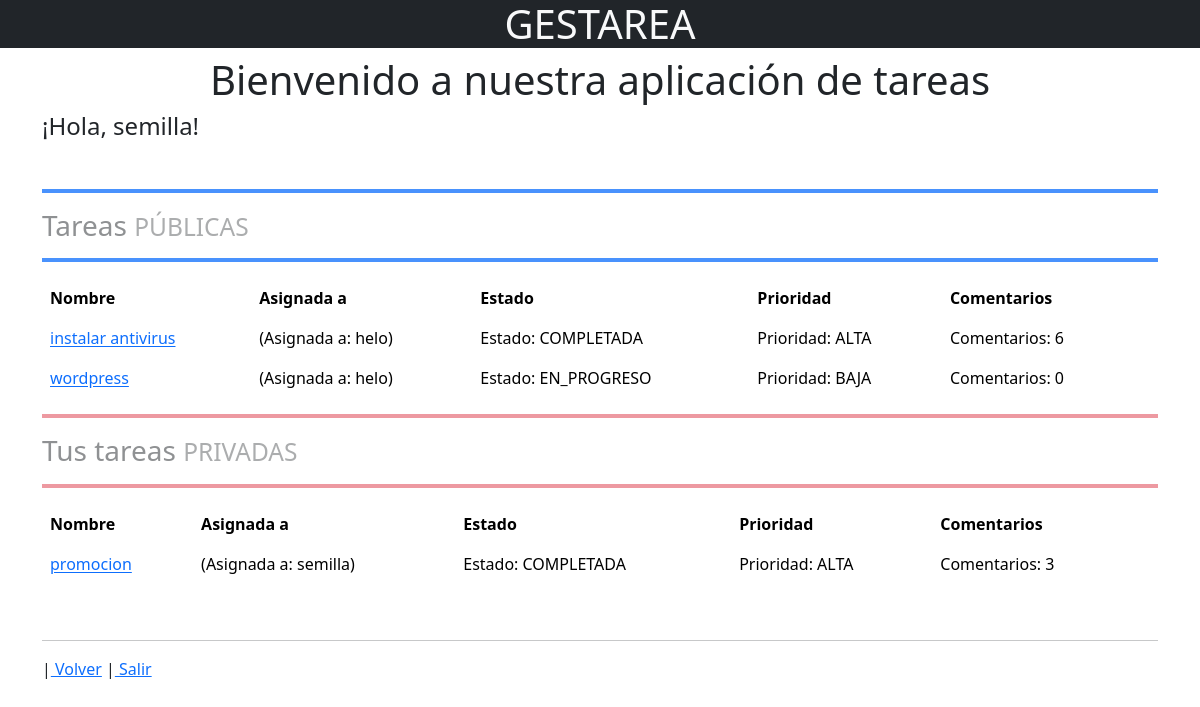
Screenshot of / (signed in) with the database file from the repository.
### tareas/models.py (models this page shows, shortened)
class Tarea(models.Model):
    OPCIONES_ESTADO = (
        ('PENDIENTE', 'Pendiente'),
        ('EN_PROGRESO', 'En Progreso'),
        ('COMPLETADA', 'Completada'),
    )
    OPCIONES_PRIORIDAD = (
        ('BAJA', 'Baja'),
        ('MEDIA', 'Media'),
        ('ALTA', 'Alta'),
    )
    nombre = models.CharField(max_length=200)
    descripcion = models.TextField()
    fecha_vencimiento = models.DateTimeField()
    estado = models.CharField(max_length=12, choices=OPCIONES_ESTADO, default='PENDIENTE')
    prioridad = models.CharField(max_length=6, choices=OPCIONES_PRIORIDAD, default='MEDIA')
    categoria = models.ForeignKey(Categoria, on_delete=models.CASCADE)
    asignada_a = models.ForeignKey(User, on_delete=models.CASCADE, related_name='tareas_asignadas')
    es_publica = models.BooleanField(default=False)
    def comentarios_publicos(self):
        return self.comentario_set.filter(visibilidad='PUBLICO').count()

### tareas/views.py (the view)
# urls.py: path('', views.inicio, name='inicio'),
def inicio(request):
    if not request.user.is_authenticated:
        return redirect('inicio_sesion')
    if request.user.is_superuser:
        categorias = Categoria.objects.all()
        tareas = Tarea.objects.all().count()
        tareas_pendientes = Tarea.objects.filter(estado='PENDIENTE')
        tareas_en_progreso = Tarea.objects.filter(estado='EN_PROGRESO')
        tareas_completadas = Tarea.objects.filter(estado='COMPLETADA')
        tareas_pendientes_tot = Tarea.objects.filter(estado='PENDIENTE').count()
        tareas_en_progreso_tot = Tarea.objects.filter(estado='EN_PROGRESO').count()
        tareas_completadas_tot = Tarea.objects.filter(estado='COMPLETADA').count()
        usuarios = User.objects.all()
        context = {
        'categorias': categorias,
        'tareas_tot': tareas,
		'tareas_pendientes': tareas_pendientes,
        'tareas_en_progreso': tareas_en_progreso,
        'tareas_completadas': tareas_completadas,
        'tareas_pendientes_tot': tareas_pendientes_tot,
        'tareas_en_progreso_tot': tareas_en_progreso_tot,
        'tareas_completadas_tot': tareas_completadas_tot,
		'usuarios': usuarios
        }
        return render(request, 'inicio.html', context)
    else:
        usuario_actual = User.objects.get(username=request.user.username)
        tareas_publicas = [(tarea, CambioTareaForm(initial={'estado': tarea.estado})) for tarea in Tarea.objects.filter(es_publica=True)]
        tareas_privadas = [(tarea, CambioTareaForm(initial={'estado': tarea.estado})) for tarea in Tarea.objects.filter(es_publica=False, asignada_a=usuario_actual)]
        context = {
        'tareas_publicas': tareas_publicas,
        'tareas_privadas': tareas_privadas,
        }
        return render(request, 'tareas/inicio.html', context)

### tareas/templates/tareas/inicio.html (shortened to what this page needs)
{% extends "base_generic.html" %}
{% block content %}
<center><h1>Bienvenido a nuestra aplicación de tareas</h1></center>
{% if user.is_authenticated %}
    <h4>¡Hola, {{ user.username }}!</h4>
	<br>
	<hr class="border border-primary border-2 opacity-75">
	<h3 class="opacity-50">
	  Tareas
	  <small class="text-body-secondary">PÚBLICAS</small>
	</h3>
	<hr class="border border-primary border-2 opacity-75">
	<table class="table table-borderless">
		  <thead>
			<td><strong>Nombre<strong></td>
			<td><strong>Asignada a<strong></td>
			<td><strong>Estado<strong></td>
			<td><strong>Prioridad<strong></td>
			<td><strong>Comentarios<strong></td>
		  </thead>
			<tbody>
	{% for tarea, form in tareas_publicas %}
		<tr>
			<td>
			<a class="link-offset-1"  href="#" data-bs-toggle="modal" data-bs-target="#detalleTareaModal{{tarea.id}}">{{ tarea.nombre }} </a>
			</td>
			<td>
			(Asignada a: {{ tarea.asignada_a.username }})
			</td>
			<td>
			<span>Estado: </span>{{ tarea.estado }}
			</td>
			<td>
			<span>Prioridad: </span>{{ tarea.prioridad }}
			</td>
			<td>
			<span>Comentarios: </span>{{ tarea.comentarios_publicos }}
			</td>
			<td>
		</tr>
	{% endfor %}
	</table>
	<hr class="border border-danger border-2 opacity-50">
	<h3 class="opacity-50">
	  Tus tareas
	  <small class="text-body-secondary">PRIVADAS</small>
	</h3>
	<hr class="border border-danger border-2 opacity-50">
	<table class="table table-borderless">
		  <thead>
			<td><strong>Nombre<strong></td>
			<td><strong>Asignada a<strong></td>
			<td><strong>Estado<strong></td>
			<td><strong>Prioridad<strong></td>
			<td><strong>Comentarios<strong></td>
		  </thead>
			<tbody>
	{% for tarea, form in tareas_privadas %}
		<tr>
			<td>
			<a class="link-offset-1"  href="#" data-bs-toggle="modal" data-bs-target="#detalleTareaModal{{tarea.id}}">{{ tarea.nombre }} </a>
			</td>
			<td>
			(Asignada a: {{ tarea.asignada_a.username }})
			</td>
			<td>
			<span>Estado: </span>{{ tarea.estado }}
			</td>
			<td>
			<span>Prioridad: </span>{{ tarea.prioridad }}
			</td>
			<td>
			<span>Comentarios: </span>{{ tarea.comentario_set.all.count }}
			</td>
			<td>
		</tr>
	{% endfor %}
	</table>
{% else %}
	{% load static %}
{% endif %}
{% endblock %}

### rows the page displays
Tarea: nombre "instalar antivirus", asignada_a.username "helo", estado "COMPLETADA", prioridad "ALTA", comentarios_publicos "6"
Tarea: nombre "wordpress", asignada_a.username "helo", estado "EN_PROGRESO", prioridad "BAJA", comentarios_publicos "0"
Tarea: nombre "promocion", asignada_a.username "semilla", estado "COMPLETADA", prioridad "ALTA", comentario_set.all.count "3"

### other values shown
{{ user.username }} "semilla"
